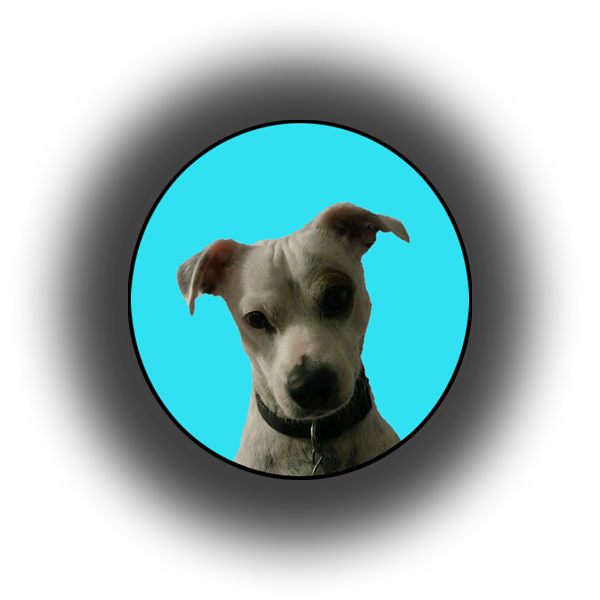
#> input picture oscar.png, 600 x 600 px, found by its file name
$ python make_icons.py
#> lines starting #> are read from the running program, lines starting #| are printed output that depends on the picture; after the words box and inside, x2 and y2 are one past the last pixel; in counts of white or black regions, pixels touching at a corner belong together
from PIL import Image, ImageOps, ImageDraw
from PIL.Image import Resampling
from pathlib import Path
import sys, os
from math import sqrt

def parse_hex_rgb(s: str):
    s = s.strip().lstrip("#")
    if len(s) == 3:
        s = "".join(ch * 2 for ch in s)
    if len(s) != 6:
        raise ValueError("HEX color must be like #ff00ff or #f0f")
    return (int(s[0:2], 16), int(s[2:4], 16), int(s[4:6], 16))

def rgb_dist2(a, b):
    dr = a[0]-b[0]; dg = a[1]-b[1]; db = a[2]-b[2]
    return dr*dr + dg*dg + db*db

# --- CLI args ---
# Usage:
#   python tools/make_icons.py "<source_image>" [outdir] [key_hex] [tolerance]
# Example:
#   python tools/make_icons.py "C:\Users\comal\source\repos\PetPageMaker\dog face\oscar_ico.png" assets/icons #ff00ff 80

src       = Path(sys.argv[1]) if len(sys.argv) > 1 else Path("oscar.png")
outdir    = Path(sys.argv[2]) if len(sys.argv) > 2 else Path("assets/icons")
key_hex   = sys.argv[3] if len(sys.argv) > 3 else "#ff00ff"  # magenta
tolerance = float(sys.argv[4]) if len(sys.argv) > 4 else 80.0

key_rgb = parse_hex_rgb(key_hex)
thr2 = tolerance * tolerance

outdir.mkdir(parents=True, exist_ok=True)

img = Image.open(src).convert("RGBA")
#> img is the input picture: PIL image 600x600 RGBA; mean R, G, B, A 30.7, 58, 59.1, 111
w, h = img.size
#> w = 600; h = 600
px = img.load()

# Chroma key (feathered): remove pixels near key color
for y in range(h):
    for x in range(w):
        r, g, b, a = px[x, y]
        d2 = rgb_dist2((r, g, b), key_rgb)
        if d2 <= thr2:
            dist = sqrt(d2)
            factor = max(0.0, min(1.0, dist / tolerance))  # 0 near key → 1 at threshold
            px[x, y] = (r, g, b, int(a * factor))

# Square center-crop → circle mask
size = min(w, h)
img_sq = ImageOps.fit(img, (size, size), centering=(0.5, 0.5))
mask = Image.new("L", (size, size), 0)
#> mask: PIL image 600x600 L; every value is 0
ImageDraw.Draw(mask).ellipse((0, 0, size, size), fill=255)
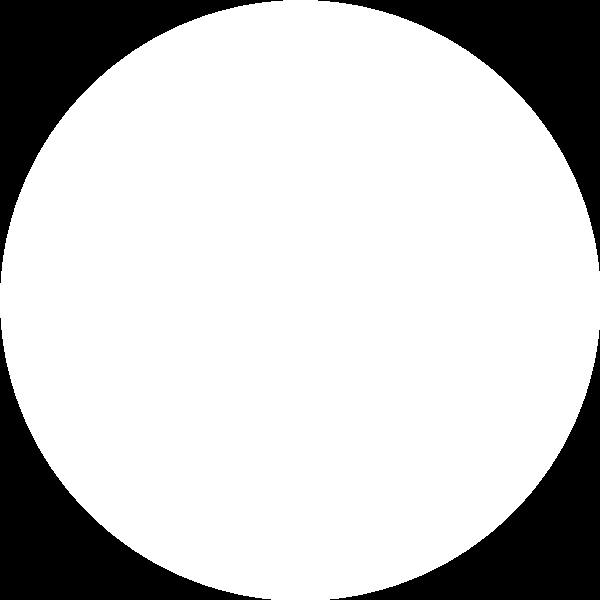
#> mask: PIL image 600x600 L; 78.7% white; 4 black regions, box (x1, y1, x2, y2) and area: (0, 0, 283, 283) 19410, (318, 0, 600, 271) 19127, (0, 318, 271, 600) 19127, (330, 330, 600, 600) 18845

icon_rgba = Image.new("RGBA", (size, size), (0, 0, 0, 0))
#> icon_rgba: PIL image 600x600 RGBA; every value is 0
icon_rgba.paste(img_sq, (0, 0), mask)

# PNG set
sizes = [256, 128, 64, 48, 32, 16]
for s in sizes:
    out_path = outdir / f"oscar_icon_{s}.png"
    icon_rgba.resize((s, s), Resampling.LANCZOS).save(out_path, "PNG")
#> this loop made 6 passes
#> pass 1, `icon_rgba.resize((s, s), Resampling.LANCZOS).save(out_path, "PNG")`:
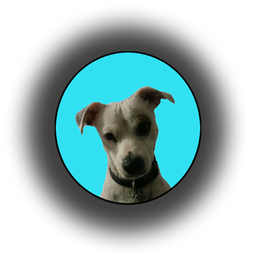
#> saved as oscar_icon_256.png: PIL image 256x256 RGBA; mean R, G, B, A 16.4, 43.8, 44.9, 111; transparent parts drawn white
#> pass 2, `icon_rgba.resize((s, s), Resampling.LANCZOS).save(out_path, "PNG")`:
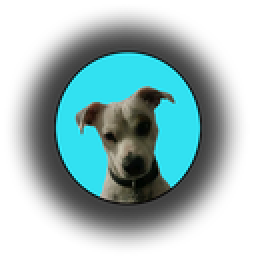
#> saved as oscar_icon_128.png: PIL image 128x128 RGBA (shown 2 times larger); mean R, G, B, A 16.4, 43.9, 44.9, 110.9; transparent parts drawn white

# ICO (multi-size)
ico_path = outdir / "oscar_icon.ico"
icon_rgba.save(ico_path, format="ICO", sizes=[(s, s) for s in sizes])

print(f"✅ Icon pack created in {outdir}")
print(f"   Keyed color: {key_hex}  tolerance: {tolerance}")
print(f"   Source: {src}")
